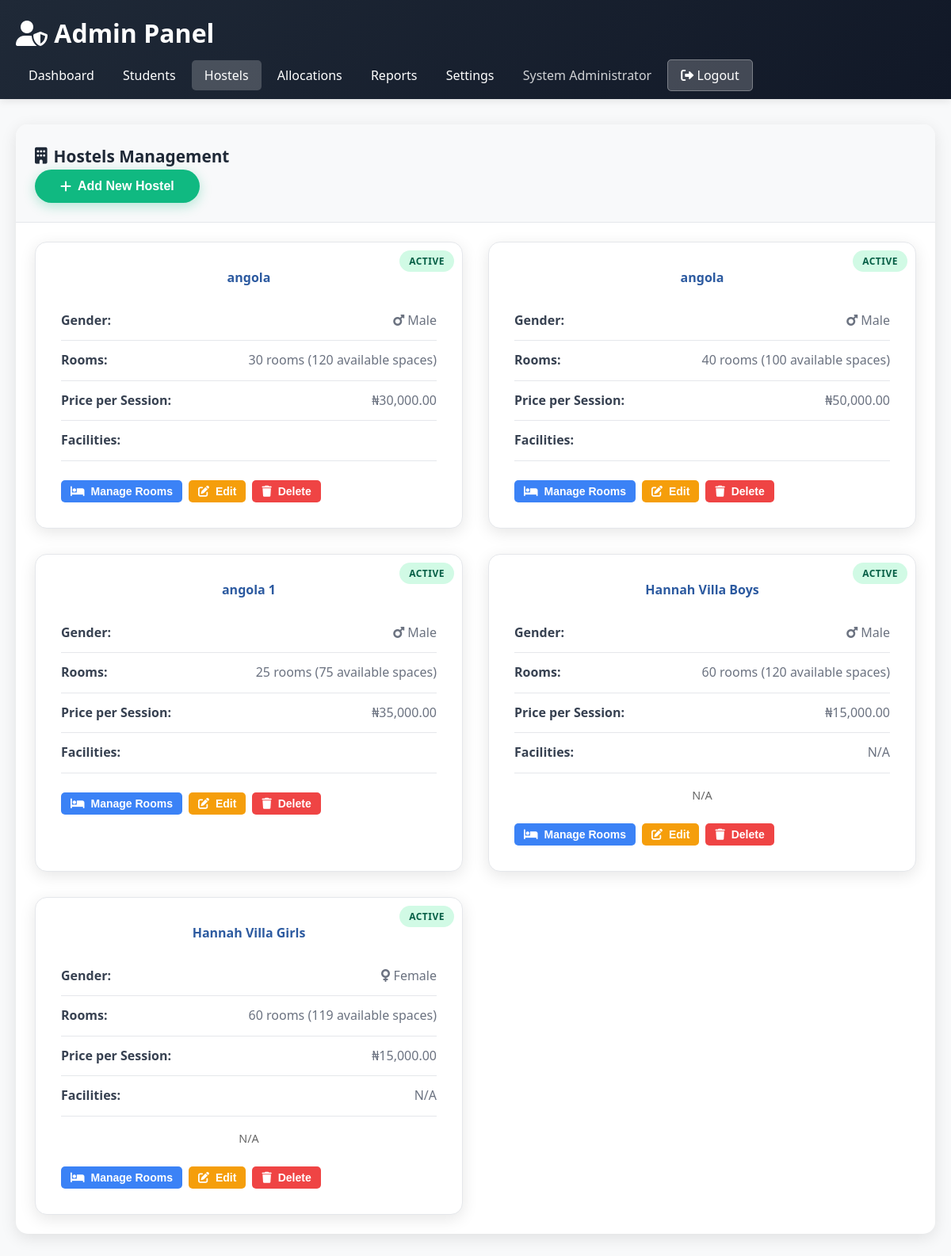
Screenshot of /admin/hostels.php (signed in) with the database file from the repository.
### tables this page shows
CREATE TABLE `hostels` (
  `id` int(11) NOT NULL,
  `hostel_name` varchar(100) NOT NULL,
  `gender` enum('male','female') NOT NULL,
  `total_capacity` int(11) NOT NULL,
  `available_spaces` int(11) NOT NULL,
  `price_per_session` decimal(10,2) NOT NULL,
  `facilities` text DEFAULT NULL,
  `description` text DEFAULT NULL,
  `image_path` varchar(255) DEFAULT NULL,
  `status` enum('active','inactive') DEFAULT 'active',
  `created_at` timestamp NOT NULL DEFAULT current_timestamp(),
  `updated_at` timestamp NOT NULL DEFAULT current_timestamp() ON UPDATE current_timestamp()
);

### config/database.php (called while the page is built, shortened)
<?php
class Database {
    private $host = DB_HOST;
    private $user = DB_USER;
    private $pass = DB_PASS;
    private $dbname = DB_NAME;
    public $dbh;
    private $stmt;
    public function __construct() {
        $dsn = 'mysql:host=' . $this->host . ';dbname=' . $this->dbname . ';charset=utf8mb4';
        $options = array(
            PDO::ATTR_PERSISTENT => false,
            PDO::ATTR_ERRMODE => PDO::ERRMODE_EXCEPTION,
            PDO::ATTR_DEFAULT_FETCH_MODE => PDO::FETCH_ASSOC
        );
        try {
            $this->dbh = new PDO($dsn, $this->user, $this->pass, $options);
        } catch(PDOException $e) {
            $this->error = $e->getMessage();
            die('Database connection failed: ' . $this->error);
        }
    }
    public function query($query) {
        $this->stmt = $this->dbh->prepare($query);
    }
    public function execute() {
        return $this->stmt->execute();
    }
    public function resultset() {
        $this->execute();
        return $this->stmt->fetchAll(PDO::FETCH_ASSOC);
    }
}
?>

### includes/functions.php (called while the page is built, shortened)
<?php
require_once __DIR__ . '/../config/database.php';
function getAllHostels() {
    $db = new Database();
    $db->query('
        SELECT
            h.*,
            (SELECT COUNT(*) FROM rooms r WHERE r.hostel_id = h.id) as total_rooms,
            (SELECT SUM(capacity) FROM rooms r WHERE r.hostel_id = h.id) as total_capacity,
            (SELECT SUM(capacity - occupied) FROM rooms r WHERE r.hostel_id = h.id) as available_spaces
        FROM hostels h
        ORDER BY h.hostel_name
    ');
    return $db->resultset();
}
?>

### admin/hostels.php (the view, shortened to what this page needs)
<?php
require_once __DIR__ . '/../includes/functions.php';
$hostels = getAllHostels();
?>
<!DOCTYPE html>
<html lang="en">
<head>
    <link rel="stylesheet" href="../assets/css/style.css">
    <link href="https://cdnjs.cloudflare.com/ajax/libs/font-awesome/6.0.0/css/all.min.css" rel="stylesheet">
</head>
<body>
    <div class="dashboard">
        <div class="admin-header">
            <div class="container">
                <div class="admin-nav">
                    <h1><i class="fas fa-user-shield"></i> Admin Panel</h1>
                    <div>
                        <a href="dashboard.php">Dashboard</a>
                        <a href="students.php">Students</a>
                        <a href="hostels.php" class="active">Hostels</a>
                        <a href="allocations.php">Allocations</a>
                        <a href="reports.php">Reports</a>
                        <a href="settings.php">Settings</a>
                        <span style="margin: 0 1rem; color: rgba(255,255,255,0.8);">
                            <?php echo htmlspecialchars($_SESSION['admin_name']); ?>
                        </span>
                        <a href="logout.php" class="logout-btn">
                            <i class="fas fa-sign-out-alt"></i> Logout
                        </a>
                    </div>
                </div>
            </div>
        </div>
        <div class="container">
            <div class="admin-content">
                <div class="admin-card">
                    <div class="admin-card-header">
                        <h3><i class="fas fa-building"></i> Hostels Management</h3>
                        <button class="btn btn-primary" data-modal="addHostelModal">
                            <i class="fas fa-plus"></i> Add New Hostel
                        </button>
                    </div>
                    <div class="admin-card-body">
                        <div style="display: grid; grid-template-columns: repeat(auto-fit, minmax(350px, 1fr)); gap: 2rem;">
                            <?php foreach ($hostels as $hostel): ?>
                                <div class="feature-card" style="position: relative;">
                                    <div style="position: absolute; top: 10px; right: 10px;">
                                        <?php if ($hostel['status'] === 'active'): ?>
                                            <span class="badge badge-success">Active</span>
                                        <?php else: ?>
                                            <span class="badge badge-secondary">Inactive</span>
                                        <?php endif; ?>
                                    </div>
                                    <h4 style="color: #2c5aa0; margin-bottom: 1rem;">
                                        <?php echo htmlspecialchars($hostel['hostel_name']); ?>
                                    </h4>
                                    <div class="info-item">
                                        <span class="info-label">Gender:</span>
                                        <span class="info-value">
                                            <i class="fas fa-<?php echo $hostel['gender'] === 'male' ? 'mars' : 'venus'; ?>"></i>
                                            <?php echo ucfirst($hostel['gender']); ?>
                                        </span>
                                    </div>
                                    <div class="info-item">
                                        <span class="info-label">Rooms:</span>
                                        <span class="info-value">
                                            <?php echo $hostel['total_rooms']; ?> rooms (<?php echo $hostel['available_spaces']; ?> available spaces)
                                        </span>
                                    </div>
                                    <div class="info-item">
                                        <span class="info-label">Price per Session:</span>
                                        <span class="info-value">₦<?php echo number_format($hostel['price_per_session'], 2); ?></span>
                                    </div>
                                    <div class="info-item">
                                        <span class="info-label">Facilities:</span>
                                        <span class="info-value"><?php echo htmlspecialchars($hostel['facilities']); ?></span>
                                    </div>
                                    <p style="color: #666; margin: 1rem 0; font-size: 0.9rem;">
                                        <?php echo htmlspecialchars($hostel['description']); ?>
                                    </p>
                                    <div class="action-buttons" style="margin-top: 1.5rem;">
                                        <button class="btn btn-sm btn-info" onclick="viewRooms(<?php echo $hostel['id']; ?>)">
                                            <i class="fas fa-bed"></i> Manage Rooms
                                        </button>
                                        <button class="btn btn-sm btn-warning" onclick="editHostel(<?php echo $hostel['id']; ?>)">
                                            <i class="fas fa-edit"></i> Edit
                                        </button>
                                        <button class="btn btn-sm btn-danger" onclick="deleteHostel(<?php echo $hostel['id']; ?>)">
                                            <i class="fas fa-trash"></i> Delete
                                        </button>
                                    </div>
                                </div>
                            <?php endforeach; ?>
                        </div>
                    </div>
                </div>
            </div>
        </div>
    </div>
</body>
</html>

### assets/css/style.css (style rules this page uses)
* { margin: 0; padding: 0; box-sizing: border-box; }
body { font-family: "Segoe UI", Tahoma, Geneva, Verdana, sans-serif; line-height: 1.6; color: #333; background-color: #f8f9fa; }
.container { max-width: 1200px; margin: 0 auto; padding: 0 20px; }
.btn { display: inline-flex; align-items: center; gap: 0.5rem; padding: 0.75rem 2rem; border-radius: 50px; text-decoration: none; font-weight: 600; transition: all 0.3s ease; border: none; cursor: pointer; font-size: 1rem; }
.btn-primary { background: #10b981; color: white; box-shadow: 0 4px 15px rgba(16, 185, 129, 0.3); }
.feature-card { background: white; padding: 2rem; border-radius: 15px; box-shadow: 0 5px 20px rgba(0, 0, 0, 0.1); text-align: center; transition: transform 0.3s ease; border: 1px solid #e5e7eb; }
.feature-card p { color: #666; line-height: 1.6; }
.dashboard { min-height: 100vh; background: #f8f9fa; }
.logout-btn { background: rgba(255, 255, 255, 0.2); color: white; padding: 0.5rem 1rem; border-radius: 25px; text-decoration: none; transition: all 0.3s ease; border: 1px solid rgba(255, 255, 255, 0.3); }
.info-item { display: flex; justify-content: space-between; align-items: center; padding: 0.75rem 0; border-bottom: 1px solid #e5e7eb; }
.info-label { font-weight: 600; color: #374151; }
.info-value { color: #6b7280; }
.admin-header { background: linear-gradient(135deg, #1f2937, #111827); color: white; padding: 1rem 0; box-shadow: 0 2px 10px rgba(0, 0, 0, 0.1); }
.admin-nav { display: flex; justify-content: space-between; align-items: center; flex-wrap: wrap; gap: 1rem; }
.admin-nav a { color: white; text-decoration: none; padding: 0.5rem 1rem; border-radius: 5px; transition: background-color 0.3s ease; }
.admin-nav a.active { background: rgba(255, 255, 255, 0.2); }
.admin-content { padding: 2rem 0; }
.admin-card { background: white; border-radius: 15px; box-shadow: 0 5px 20px rgba(0, 0, 0, 0.1); overflow: hidden; margin-bottom: 2rem; }
.admin-card-header { background: #f8f9fa; padding: 1.5rem; border-bottom: 1px solid #e5e7eb; }
.admin-card-header h3 { color: #1f2937; font-size: 1.3rem; display: flex; align-items: center; gap: 0.5rem; }
.admin-card-body { padding: 1.5rem; }
.badge { display: inline-block; padding: 0.25rem 0.75rem; font-size: 0.75rem; font-weight: 600; border-radius: 50px; text-transform: uppercase; letter-spacing: 0.5px; }
.badge-success { background: #d1fae5; color: #065f46; }
.action-buttons { display: flex; gap: 0.5rem; flex-wrap: wrap; }
.btn-sm { padding: 0.375rem 0.75rem; font-size: 0.875rem; border-radius: 5px; }
.btn-danger { background: #ef4444; color: white; border: none; }
.btn-warning { background: #f59e0b; color: white; border: none; }
.btn-info { background: #3b82f6; color: white; border: none; }

### rows the page displays
hostels: status "ACTIVE", hostel_name "angola", gender "Male", total_rooms "30", available_spaces "120", price_per_session "30,000.00"
hostels: status "ACTIVE", hostel_name "angola", gender "Male", total_rooms "40", available_spaces "100", price_per_session "50,000.00"
hostels: status "ACTIVE", hostel_name "angola 1", gender "Male", total_rooms "25", available_spaces "75", price_per_session "35,000.00"
hostels: status "ACTIVE", hostel_name "Hannah Villa Boys", gender "Male", total_rooms "60", available_spaces "120", price_per_session "15,000.00", facilities "N/A", description "N/A"
hostels: status "ACTIVE", hostel_name "Hannah Villa Girls", gender "Female", total_rooms "60", available_spaces "119", price_per_session "15,000.00", facilities "N/A", description "N/A"

### other values shown
$_SESSION['admin_name'] "System Administrator"
